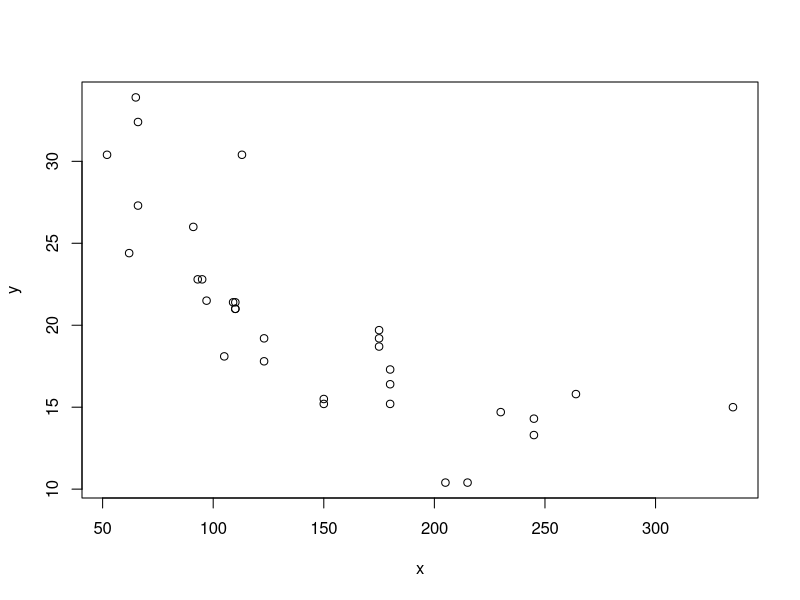

R code for this plot:
## ---- chunk 1
knitr::opts_chunk$set(echo = TRUE)
## ---- chunk 2
df <- read.csv("family_facts.csv")
## ---- chunk 3
library(tibble)

df <- df %>% add_row(name = "Edward Bi", age = 30, city = "Chicago", favorite.color = "Green", favorite.book = "The great Gatesby", favorite.cuisine = "Korean food")

df <- df %>% add_row(name = "Yihao Lu", age = 30, city = "Chicago", favorite.color = "Blue", favorite.book = "The second leader", favorite.cuisine = "Japanese food")

## ---- chunk 4
head(mtcars)
## ---- chunk 5
which(rownames(mtcars) == "Datsun 710")
which(colnames(mtcars) == "cyl")
mtcars[rownames(mtcars) == "Datsun 710",colnames(mtcars) == "cyl"]
## ---- chunk 6
mtcars["Datsun 710", "cyl"]
## ---- chunk 7
nrow(mtcars)
ncol(mtcars)
## ---- chunk 8
# Using number of col:
extracted_col_vec_m1 = mtcars[[1]]
print(extracted_col_vec_m1)
# Using name of col:
extracted_col_vec_m2 = mtcars[["mpg"]]
print(extracted_col_vec_m2)
## ---- chunk 9
extracted_col_vec_m3 = mtcars$mpg
print(extracted_col_vec_m3)
## ---- chunk 10
mpg_and_hp = c(mtcars$mpg, mtcars$hp)
print(mpg_and_hp)
## ---- chunk 11
mean_mpg = mean(mtcars$mpg)
print(mean_mpg)
## ---- chunk 12
x <- mtcars$hp
y <- mtcars$mpg

plot(x,y)
## ---- chunk 13
simp_linear <- lm(mpg ~ hp, data = mtcars)
summary(simp_linear)
